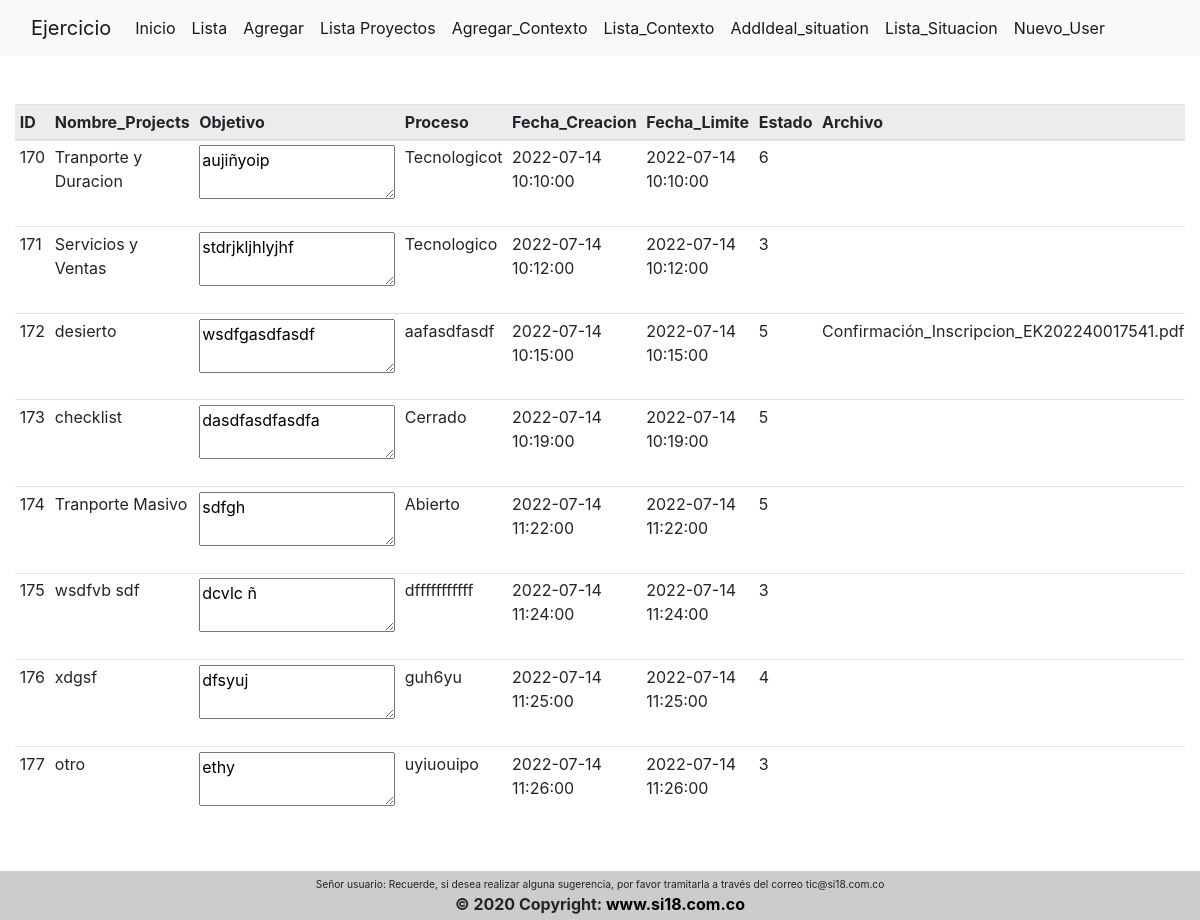
Page /index/list on the committed database.
### tables this page shows
CREATE TABLE `webpeti` (
  `id` int(11) NOT NULL,
  `Nombre_Projects` varchar(500) NOT NULL,
  `Objetivo` varchar(500) NOT NULL,
  `Proceso` varchar(500) NOT NULL,
  `Fecha_Creacion` datetime NOT NULL,
  `Fecha_Limite` datetime NOT NULL,
  `Estado` varchar(500) NOT NULL,
  `Archivo` varchar(1000) NOT NULL,
  `Imagen` varchar(1000) NOT NULL
);

### libs/view.php (called while the page is built, shortened)
<?php
class View{
    function render($name){
        require 'views/' . $name . '.php';
    }
}
?>

### controllers/index.php (called while the page is built, shortened)
<?php
require_once 'libs/controller.php';
class Index extends Controller
{
    function __construct()
    {
        $this->view->mensaje = "";
    }
    function list()
    {
        $row = $this->model->list();
        $this->view->list = $row;
        $this->view->render('peti/list');
    }
}

### index.php (called while the page is built, shortened)
<?php
require_once 'libs/controller.php';
require_once 'libs/database.php';
require_once 'libs/view.php';
$app = new App();
?>

### libs/database.php (called while the page is built)
<?php
class Database{
    private $host;
    private $db;
    private $user;
    private $password;
    private $charset;
    public function __construct()
    {
        $this->host = constant('HOST');
        $this->db = constant('DB');
        $this->user = constant('USER');
        $this->password = constant('PASSWORD');
        $this->charset = constant('CHARSET');
    }
    function connect(){
        try {
            $connection = "mysql:host=" . $this->host . ";dbname=" .  $this->db . ";charset=" . $this->charset;
            $options = [
                PDO::ATTR_ERRMODE           => PDO::ERRMODE_EXCEPTION,
                PDO::ATTR_EMULATE_PREPARES  => false,
            ];
            $pdo = new PDO ($connection, $this->user, $this->password, $options);
            return $pdo;
        } catch (PDOException $e) {
            print_r('Error connection: ' . $e->getMessage());
        }
    }
}
?>

### models/indexmodel.php (called while the page is built, shortened)
<?php
class IndexModel extends Model
{
    public function list()
    {
        try {
            $query = $this->db->connect()->prepare('SELECT * FROM webpeti');
            $query->execute([]);
            $row = $query->fetchAll();
            return $row;
        } catch (PDOException $e) {
            echo $e->getMessage();
            return [];
        }
    }
}

### libs/controller.php (called while the page is built, shortened)
<?php
class Controller{
    function loadModel($model){
        $url = 'models/' . $model . 'model.php';
        if (file_exists($url)) {
            $this->model = new $modelName();
        }
    }
}
?>

### views/peti/list.php (the view, shortened to what this page needs)
<?php require 'views/templates/header_2.php' ?>
<div class="container-fluid">
    <table class="table table-hover table-sm table-responsive">
        <thead class="table-active">
            <tr>
                <th class="table-R200 G215 B205">ID</th>
                <th class="table-R200 G215 B205">Nombre_Projects </th>
                <th class="table-R200 G215 B205">Objetivo</th>
                <th class="table-R200 G215 B205">Proceso</th>
                <th class="table-R200 G215 B205">Fecha_Creacion</th>
                <th class="table-R200 G215 B205">Fecha_Limite</th>
                <th class="table-R200 G215 B205">Estado</th>
                <th class="table-R200 G215 B205">Archivo</th>
            </tr>
        </thead>
        <tbody>
            <?php
            foreach ($this->list as $key) {
            ?>
                <tr>
                    <td class="table-Black 40%"><?php echo $key['id']; ?></td>
                    <td class="table-Black 40%"><?php echo $key['Nombre_Projects']; ?></td>
                    <td class="table-Black 40%"> <textarea rows="2" cols="17"><?php echo $key['Objetivo']; ?></textarea></td>
                    <td class="table-Black 40%"><?php echo $key['Proceso']; ?></td>
                    <td class="table-Black 40%"><?php echo $key['Fecha_Creacion']; ?></td>
                    <td class="table-Black 40%"><?php echo $key['Fecha_Limite']; ?></td>
                    <td class="table-Black 40%"><?php echo $key['Estado']; ?></td>
                    <td class="table-Black 40%"><?php echo $key['Archivo']; ?></td>
                </tr>
            <?php
            } ?>
        </tbody>
    </table>
</div>
<?php require 'views/templates/footer.php' ?>

### public/css/estilo.css (style rules this page uses)
body { min-height: 600px; }

### rows in the picture
webpeti: id "170", Nombre_Projects "Tranporte y Duracion", Objetivo "aujiñyoip", Proceso "Tecnologicot", Fecha_Creacion "2022-07-14 10:10:00", Fecha_Limite "2022-07-14 10:10:00", Estado "6"
webpeti: id "171", Nombre_Projects "Servicios y Ventas", Objetivo "stdrjkljhlyjhf", Proceso "Tecnologico", Fecha_Creacion "2022-07-14 10:12:00", Fecha_Limite "2022-07-14 10:12:00", Estado "3"
webpeti: id "172", Nombre_Projects "desierto", Objetivo "wsdfgasdfasdf", Proceso "aafasdfasdf", Fecha_Creacion "2022-07-14 10:15:00", Fecha_Limite "2022-07-14 10:15:00", Estado "5", Archivo "Confirmación_Inscripcion_EK202240017541.pdf"
webpeti: id "173", Nombre_Projects "checklist", Objetivo "dasdfasdfasdfa", Proceso "Cerrado", Fecha_Creacion "2022-07-14 10:19:00", Fecha_Limite "2022-07-14 10:19:00", Estado "5"
webpeti: id "174", Nombre_Projects "Tranporte Masivo", Objetivo "sdfgh", Proceso "Abierto", Fecha_Creacion "2022-07-14 11:22:00", Fecha_Limite "2022-07-14 11:22:00", Estado "5"
webpeti: id "175", Nombre_Projects "wsdfvb sdf", Objetivo "dcvlc ñ", Proceso "dfffffffffff", Fecha_Creacion "2022-07-14 11:24:00", Fecha_Limite "2022-07-14 11:24:00", Estado "3"
webpeti: id "176", Nombre_Projects "xdgsf", Objetivo "dfsyuj", Proceso "guh6yu", Fecha_Creacion "2022-07-14 11:25:00", Fecha_Limite "2022-07-14 11:25:00", Estado "4"
webpeti: id "177", Nombre_Projects "otro", Objetivo "ethy", Proceso "uyiuouipo", Fecha_Creacion "2022-07-14 11:26:00", Fecha_Limite "2022-07-14 11:26:00", Estado "3"
